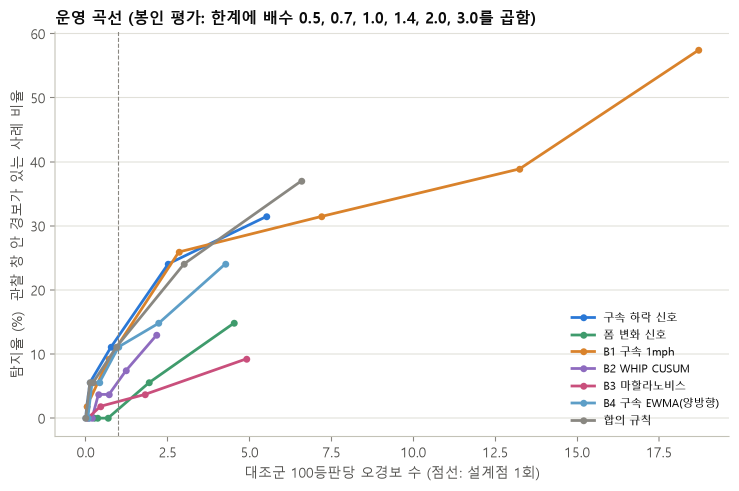
#> input picture reports/sealed/sealed_opcurve.png, 1478 x 981 px (shown at 1/2 size)
$ python -i scoresheet.py   (imports and definitions only)
#> lines starting #> are read from the running program, lines starting #| are printed output that depends on the picture; after the words box and inside, x2 and y2 are one past the last pixel; in counts of white or black regions, pixels touching at a corner belong together
"""고교 기록지 사진 판독: 격자 찾기 → 투구 표시 떼어 내기 → 공식 타석에 잇기 → 볼 비율·검산·'평소보다 볼이 많았던 등판'.

기록지는 KBSA 인쇄 양식 하나다. 기준 기록지(너비 1600px)에서 잰 양식 좌표:
  이닝 칸 왼쪽 경계 TL 13개(12회 오른쪽 포함), 투구 표시 띠 오른쪽 경계 TS = TL + 16 (12개), 타순 줄 높이 ROW_H.
띠 경계선(TS)은 타순 1~9줄에만 있다. 이 '16px 간격 선 쌍'과 '9줄 창'으로 사진마다 격자를 찾고, 줄·칸마다 가까운 선에 붙인다.
표기: 대시(\\ — /) = 볼, 작은 원 = 루킹 스트라이크, 빗금 원 = 헛스윙·타격, 세모 = 파울 (시범 31경기에서 타석 결과로 확인).
"""
from __future__ import annotations

from pathlib import Path

import cv2
import numpy as np
import pandas as pd
from scipy.ndimage import maximum_filter1d, uniform_filter1d

WIDTH = 1600
TL = np.array([299, 373, 447, 521, 594, 667, 741, 815, 889, 963, 1039, 1115, 1192], float)
TS = TL[:12] + 16.0
TX = np.sort(np.r_[TL, TS])                     # 25개: L1,S1,L2,S2,...,L12,S12,L13
ROW_H = 60.3
NAME_COL = (184, 291)                           # 이닝 1 왼쪽 이름 칸: 긴 세로선이 없어야 한다
FEATURES = ["w", "h", "area", "fill", "elong", "ang", "holes", "enclosed", "solidity", "aspect", "hr", "wr"]


# ---------- 사진 → 격자 ----------

# [4 lines left out: function load, not called in this run]


def line_masks(im: np.ndarray, k: int = 41) -> tuple[np.ndarray, np.ndarray]:
    """인쇄선: 어두운 화소 중 가로(세로)로 k px 이상 이어진 것."""
    g = cv2.cvtColor(im, cv2.COLOR_BGR2GRAY)
    d = cv2.adaptiveThreshold(g, 255, cv2.ADAPTIVE_THRESH_MEAN_C, cv2.THRESH_BINARY_INV, 31, 12)
    h = cv2.morphologyEx(d, cv2.MORPH_OPEN, cv2.getStructuringElement(cv2.MORPH_RECT, (k, 1)))
    v = cv2.morphologyEx(d, cv2.MORPH_OPEN, cv2.getStructuringElement(cv2.MORPH_RECT, (1, k)))
    return h, v


def deskew_angle(v: np.ndarray) -> float:
    n, lab, st, _ = cv2.connectedComponentsWithStats(v, 8)
    slopes = []
    for i in range(1, n):
        x, y, w, h, _ = st[i]
        if h < 300:
            continue
        ys, xs = np.nonzero(lab[y:y + h, x:x + w] == i)
        slopes.append(np.polyfit(ys, xs, 1)[0])
    return float(np.degrees(np.arctan(np.median(slopes)))) if slopes else 0.0


def rotate(img: np.ndarray, deg: float, border) -> np.ndarray:
    h, w = img.shape[:2]
    M = cv2.getRotationMatrix2D((w / 2, h / 2), -deg, 1.0)
    return cv2.warpAffine(img, M, (w, h), flags=cv2.INTER_LINEAR, borderValue=border)


def _name_penalty(colp: np.ndarray, a: float, bs: np.ndarray, W: int) -> np.ndarray:
    cs = np.r_[0, np.cumsum(colp)]
    lo = np.clip(np.round(a * NAME_COL[0]) + bs, 0, W).astype(int)
    hi = np.clip(np.round(a * NAME_COL[1]) + bs, 0, W).astype(int)
    return 3 * (cs[hi] - cs[lo])


def comb_x(v: np.ndarray) -> tuple[float, float, float, float]:
    """이닝 칸 세로선 25개를 빗으로 찾는다: x = a·TX + b. (a, b, 점수, ±30px 밖 최고 점수와의 차)."""
    H, W = v.shape
    band = v[int(.15 * H):int(.75 * H)]
    colp = band.sum(0).astype(float) / 255 / band.shape[0]
    colm = maximum_filter1d(colp, 5)
    bs = np.arange(-300, 301)

    def scores(a):
        idx = np.round(a * TX)[:, None] + bs[None, :]
        ok = (idx >= 0) & (idx < W)
        return np.where(ok, colm[np.clip(idx, 0, W - 1).astype(int)], 0).sum(0) - _name_penalty(colp, a, bs, W)

    best = (-np.inf, 1.0, 0.0)
    for a in np.arange(0.86, 1.141, 0.002):
        sc = scores(a)
        j = int(np.argmax(sc))
        if sc[j] > best[0]:
            best = (float(sc[j]), float(a), float(bs[j]))
    score, a, b = best
    sc = scores(a)
    far = np.abs(bs - b) > 30
    return a, b, score, score - float(sc[far].max())


def row_window(v: np.ndarray, h: np.ndarray, X: np.ndarray, a: float, spacing: tuple[float, float] = (0.96, 1.04)) -> tuple[int, int, float]:
    """띠 경계선이 있는 9줄 창: 안쪽의 띠 경계선 양은 많고 바로 위(머리 줄)·아래(10번째 줄)는 적은 곳. 위·아래는 가로선에 붙인다.
    spacing = 줄 간격 찾는 범위(가로 배율 a 대비). 세로로 늘어난 사진은 detect_grid 가 넓은 범위로 다시 찾는다."""
    H, W = v.shape
    r = np.zeros(H)
    for c in [int(round(x)) for x in X[1:24:2]]:
        r += v[:, max(0, c - 3):min(W, c + 4)].max(1).astype(float) / 255
    cs = np.r_[0, np.cumsum(r)]
    x0, x1 = int(X[0]) + 3, int(X[-1]) - 3
    hp = uniform_filter1d(h[:, x0:x1].sum(1).astype(float) / 255, 3)
    best = None
    for sp in np.arange(spacing[0], spacing[1] + 0.001, 0.01) * ROW_H * a:
        n = int(9 * sp); s1 = int(sp)
        tops = np.arange(s1, H - n - s1)
        if len(tops) == 0:
            continue
        sc = (cs[tops + n] - cs[tops]) / n - 0.5 * ((cs[tops] - cs[tops - s1]) / s1 + (cs[tops + n + s1] - cs[tops + n]) / s1)
        j = int(np.argmax(sc))
        if best is None or sc[j] > best[0]:
            best = (float(sc[j]), int(tops[j]), sp)
    score, top, sp = best

    def nearest_line(y):
        lo, hi = max(0, int(y) - 8), min(H, int(y) + 9)
        j = lo + int(np.argmax(hp[lo:hi]))
        return j if hp[j] >= 0.4 * (x1 - x0) else int(round(y))

    return nearest_line(top), nearest_line(top + 9 * sp), score


def snap(prof: np.ndarray, pred: np.ndarray, tol: int, min_val: float) -> tuple[np.ndarray, np.ndarray]:
    """예측 위치마다 ±tol 안에서 선(3px 합)이 가장 진한 곳으로. min_val 미만이면 예측 그대로."""
    out = np.array(pred, float).copy(); hit = np.zeros(len(pred), bool)
    sm = uniform_filter1d(np.asarray(prof, float), 3) * 3
    for i, x in enumerate(pred):
        lo, hi = int(max(0, round(x) - tol)), int(min(len(sm), round(x) + tol + 1))
        if hi > lo:
            j = lo + int(np.argmax(sm[lo:hi]))
            if sm[j] >= min_val:
                out[i], hit[i] = j, True
    return out, hit


def snap_chain(prof: np.ndarray, pred: np.ndarray, tol_frac: float = 0.2, min_frac: float = 0.3, width: float = 1.0,
               smooth: int = 5, fixed: tuple[np.ndarray, np.ndarray] | None = None) -> tuple[np.ndarray, np.ndarray]:
    """가로선을 위에서부터 차례로 찾는다 (2026-10-15): 다음 선 예측 = 앞에서 찾은 선 + 예측 간격, ±tol_frac×간격 안에서
    smooth줄로 부드럽게 한 단면(조금 기운 선도 잡힘)이 width×min_frac 이상인 가장 진한 곳. 못 찾으면 예측 그대로.
    사진이 휘거나 비스듬해 일부 구역 선이 등간격 예측에서 6px 넘게 벗어나던 것(영상 대조에서 칸이 줄 높이 15~20% 밀림)을 바로잡는다.
    fixed = (예전 snap 위치, 찾음 여부): 예전 방식이 찾은 선은 그대로 두고 못 찾은 선만 사슬로 찾는다(잘 맞던 장을 흔들지 않게).
    찾는 범위는 앞 선과 다음 고정 선에서 간격의 절반 넘게 떨어진 곳만 — 선이 겹치거나 순서가 뒤집히지 않게 (2026-10-15 전체 적용 때 4장)"""
    pred = np.asarray(pred, float); gaps = np.diff(pred)
    sm = uniform_filter1d(np.asarray(prof, float), smooth) * smooth
    out = pred.copy(); hit = np.zeros(len(pred), bool)
    for i in range(len(pred)):
        if fixed is not None and fixed[1][i]:
            out[i], hit[i] = fixed[0][i], True
            continue
        p = pred[i] if i == 0 or not hit[i - 1] else out[i - 1] + gaps[i - 1]
        tol = tol_frac * (gaps[i - 1] if i > 0 else gaps[0])
        lo, hi = int(max(0, round(p - tol))), int(min(len(sm), round(p + tol) + 1))
        if i > 0:
            lo = max(lo, int(np.ceil(out[i - 1] + 0.5 * gaps[i - 1])))
        if fixed is not None and i + 1 < len(pred) and fixed[1][i + 1]:
            hi = min(hi, int(np.floor(fixed[0][i + 1] - 0.5 * gaps[i])))
        if hi > lo:
            j = lo + int(np.argmax(sm[lo:hi]))
            if sm[j] >= min_frac * width:
                out[i], hit[i] = j, True
                continue
        out[i] = p
    return out, hit


GRID_CHAIN = __import__("os").environ.get("GRID_CHAIN", "1") == "1"                        # 2026-10-15 가로선 사슬 맞춤 (False면 예전 snap)


def detect_grid(im: np.ndarray) -> tuple[np.ndarray, dict]:
    """기울기를 바로잡은 사진과 격자: Xr[줄 0..8][25 세로선], Yc[칸 0..11][10 가로선]과 맞춤 품질."""
    h, v = line_masks(im)
    ang = deskew_angle(v)
    im = rotate(im, ang, (255, 255, 255)); h = rotate(h, ang, 0); v = rotate(v, ang, 0)
    a, b, score, margin = comb_x(v)
    X0 = a * TX + b
    def rows(top, bot):
        Y0 = top + np.arange(10) * (bot - top) / 9
        Yc = np.zeros((12, 10)); hy = []
        for k in range(12):
            xa, xb = int(X0[2 * k]) + 3, int(X0[2 * k + 2]) - 3
            pk = h[:, xa:xb].sum(1).astype(float) / 255
            Yc[k], ht = snap(pk, Y0, 6, 0.5 * (xb - xa))
            hy.append(ht.mean())                                      # 맞춤 품질은 예전 snap 기준 (사슬이 아래 간격 범위 재시도 판단을 바꾸지 않게)
            if GRID_CHAIN:
                yc, _ = snap_chain(pk, Y0, width=xb - xa, fixed=(Yc[k], ht))
                if np.diff(yc).min() >= 0.5 * np.diff(Y0).min():       # 줄 간격이 반 넘게 줄어든 결과는 버린다
                    Yc[k] = yc
        return Y0, Yc, float(np.mean(hy))

    top, bot, wscore = row_window(v, h, X0, a)
    Y0, Yc, hy = rows(top, bot)
    if hy < 0.6:                       # 가로선이 거의 안 맞음 = 사진이 세로로 늘거나 줄어 줄 간격이 다르다 → 넓은 간격 범위로 다시 (2026-10-09)
        t2, b2, _ = row_window(v, h, X0, a, spacing=(0.85, 1.20))
        y2, c2, hy2 = rows(t2, b2)
        if hy2 >= hy + 0.1:
            top, bot, Y0, Yc, hy = t2, b2, y2, c2, hy2
    Xr = np.zeros((9, 25)); hx = []
    for k in range(9):
        ya, yb = int(Y0[k]) + 4, int(Y0[k + 1]) - 4
        Xr[k], ht = snap(v[ya:yb].sum(0).astype(float) / 255, X0, 4, 0.5 * (yb - ya)); hx.append(ht.mean())
    return im, dict(angle=ang, a=a, b=b, score=score, margin=margin, top=top, bot=bot,
                    n_rows=int(round((bot - top) / (ROW_H * a))), Xr=Xr, Yc=Yc, hx=float(np.mean(hx)), hy=hy)


# [128 lines left out: functions strip_box, ink_mask, ink_joined, split_stack, _owned, cell_marks and 2 more, not called in this run]


def keep_relative(areas: pd.Series, frac: float = 0.25) -> pd.Series:
    """기록지 안에서 상대 크기로 티끌 거르기: 면적이 그 기록지 표시 면적 중앙값의 frac 미만이면 잡음."""
    return areas >= frac * float(np.median(areas))


# [19 lines left out: function shape_features, not called in this run]


def center_crop(gray: np.ndarray, cy: int, cx: int) -> np.ndarray:
    """표시 가운데 24x24 회색 그림 (가장자리는 복제)."""
    return cv2.copyMakeBorder(gray, 12, 12, 12, 12, cv2.BORDER_REPLICATE)[cy:cy + 24, cx:cx + 24].copy()


# ---------- 칸 ↔ 공식 타석 ----------

# [22 lines left out: functions cells_for, match_team, not called in this run]


# ---------- 볼 판정 입력 ----------

def shape_matrix(df: pd.DataFrame) -> np.ndarray:
    """모양만 쓰는 볼 판정 입력 (2026-10-08, 2차 모형): 모양 특징 12개 + 12x12 모양. 자른 조각과 합성 조각에도 같은 뜻을 갖는다."""
    return np.hstack([df[FEATURES].to_numpy(float), np.vstack(df["pix"].to_numpy()).astype(float)])


# [51 lines left out: functions ball_matrix, outing_table, implied_pitches, not called in this run]


READ_PA_COLUMNS = ["game_idx", "team", "number", "inning", "col", "cat", "ibb"]


# [73 lines left out: functions readings_from_labels, apply_readings, apply_sequences, usual_flags, not called in this run]


# ---------- 맞닿은 표시: 개수 세기·자르기 (2026-10-08) ----------
# 같은 기록지의 단독 표시를 위아래로 맞닿게 쌓은 합성 견본으로 '덩어리 = 표시 몇 개'를 가르친다(stack_marks).
# 특징은 모양 + 기록지 보통 표시 대비 크기 + 잉크·회색 농도 세로 단면(맞닿은 줄은 잉크가 옅다).

N_BINS = 16
N_COUNT_FEATURES = 14 + 2 * N_BINS + 144


def _resample(v, n: int = N_BINS) -> np.ndarray:
    v = np.asarray(v, float)
    return np.repeat(v, n) if len(v) == 1 else np.interp(np.linspace(0, len(v) - 1, n), np.arange(len(v)), v)


# [78 lines left out: functions _dark_profile, count_features, stack_marks, split_marks, holdout_split, not called in this run]

>>> import cv2
>>> picture = cv2.imread('../../reports/sealed/sealed_opcurve.png')
#> picture is the input picture: shape (981, 1478, 3); mean B, G, R 248.5, 248.8, 249.1
>>> result = detect_grid(picture)
#> in line_masks, `d = cv2.adaptiveThreshold(g, 255, cv2.ADAPTIVE_THRESH_MEAN_C, cv2.THRE..`:
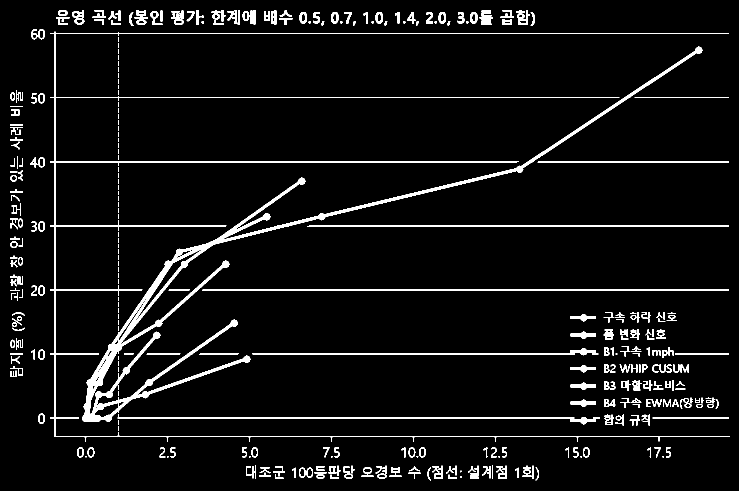
#> d: shape (981, 1478) (shown at 1/2 size); 5.2% white; 363 white regions (65 under 20 px), largest, box (x1, y1, x2, y2) and area: (164, 93, 1405, 844) 23816, (100, 63, 1459, 883) 12807, (404, 579, 1458, 581) 2107
#> in line_masks, `h = cv2.morphologyEx(d, cv2.MORPH_OPEN, cv2.getStructuringElement(cv2...`:
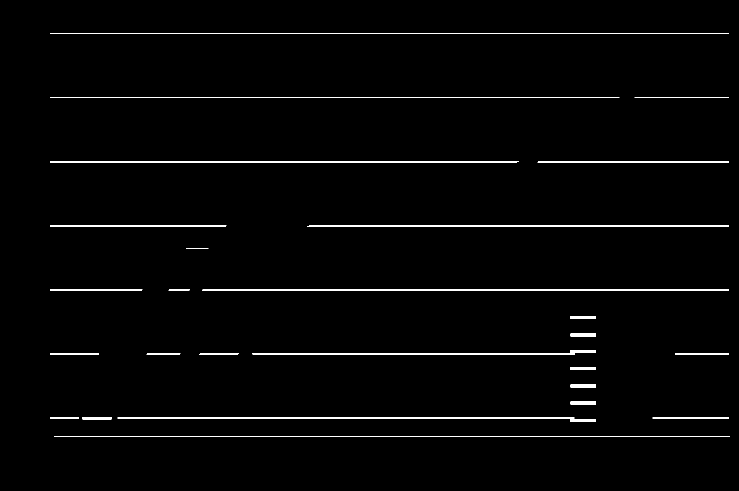
#> h: shape (981, 1478) (shown at 1/2 size); 1.5% white in thin lines or dots, all inside (x1, y1, x2, y2) = (100, 66, 1459, 874)
#> in line_masks, `v = cv2.morphologyEx(d, cv2.MORPH_OPEN, cv2.getStructuringElement(cv2...`:
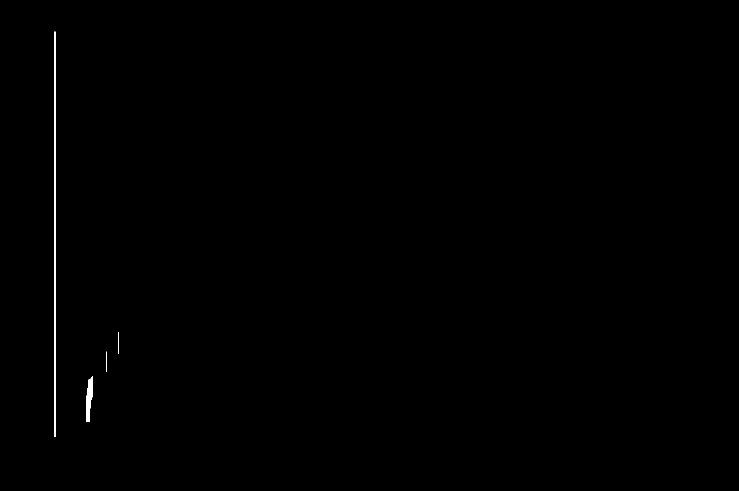
#> v: shape (981, 1478) (shown at 1/2 size); 0.18% white; 4 white regions, box (x1, y1, x2, y2) and area: (109, 63, 111, 874) 1622, (172, 752, 185, 844) 789, (236, 665, 238, 708) 86, (213, 703, 214, 744) 41
#> in deskew_angle, `n, lab, st, _ = cv2.connectedComponentsWithStats(v, 8)`: lab: shape (981, 1478) int32; 5 distinct labels, from 0 to 4
#> in deskew_angle, `n, lab, st, _ = cv2.connectedComponentsWithStats(v, 8)`: n = 5; st = [[0, 0, 1478, 981, 1447380], [109, 63, 2, 811, 1622], [236, 665, 2, 43, 86], [213, 703, 1, 41, 41], [172, 752, 13, 92, 789]]
#> the loop in deskew_angle, `for i in range(1, n):` made 4 passes
#> (x, y, w, h) on passes 1 to 4: (109, 63, 2, 811), (236, 665, 2, 43), (213, 703, 1, 41), (172, 752, 13, 92)
#> after the loop in deskew_angle, `for i in range(1, n):`: slopes = [3.91e-19]
#> in detect_grid, `ang = deskew_angle(v)`: ang = 2.24e-17
#> in rotate, `M = cv2.getRotationMatrix2D((w / 2, h / 2), -deg, 1.0)`: M = [[1, -3.91e-19, 1.92e-16], [3.91e-19, 1, -2.89e-16]]
#> in comb_x, `band = v[int(.15 * H):int(.75 * H)]`:
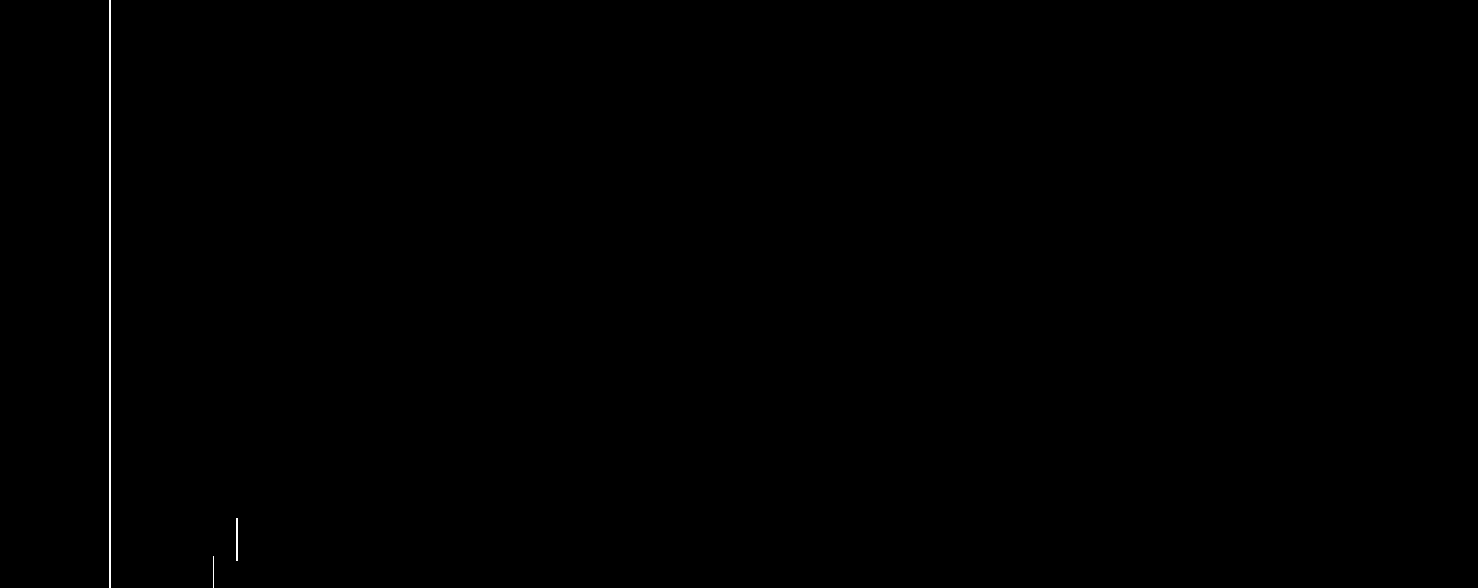
#> band: shape (588, 1478); 0.15% white in thin lines or dots, all inside (x1, y1, x2, y2) = (109, 0, 238, 588)
#> in comb_x, `colp = band.sum(0).astype(float) / 255 / band.shape[0]`: colp = 1478 values, max 1 at index 109, min 0 at index 0, mean 0.00149
#> in comb_x, `colm = maximum_filter1d(colp, 5)`: colm = 1478 values, max 1 at index 107, min 0 at index 0, mean 0.00454
#> in comb_x, `bs = np.arange(-300, 301)`: bs = 601 values from -300 to 300
#> in comb_x, `best = (-np.inf, 1.0, 0.0)`: best = (-inf, 1, 0)
#> the loop in comb_x, `for a in np.arange(0.86, 1.141, 0.002):` made 141 passes
#> (a, j, best) on pass 1: (0.86, 9, (1.07, 0.86, -291))
#> (a, j) on passes 2 to 7: (0.862, 8), (0.864, 7), (0.866, 6), (0.868, 5), (0.87, 4), (0.872, 3)
#> pass 1, in scores, `idx = np.round(a * TX)[:, None] + bs[None, :]`:
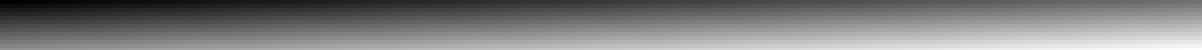
#> idx: shape (25, 601) float64 (shown 2 times larger); min -43, max 1325, mean 629.9; drawn with min black and max white
#> pass 1, in scores, `ok = (idx >= 0) & (idx < W)`:
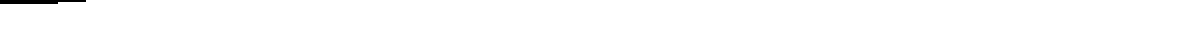
#> ok: shape (25, 601) bool (shown 2 times larger); 99.5% white; 1 black region, box (x1, y1, x2, y2) and area: (0, 0, 43, 2) 72
#> in comb_x, `score, a, b = best`: score = 1.07; a = 0.86; b = -291
#> in comb_x, `sc = scores(a)`: sc = 601 values, max 1.07 at index 9, min -6 at index 161, mean -0.939
#> in detect_grid, `a, b, score, margin = comb_x(v)`: a = 0.86; b = -291; score = 1.07; margin = 0
#> in detect_grid, `X0 = a * TX + b`: X0 = 25 values from -33.86 to 734.1
#> in row_window, `r = np.zeros(H)`: r = 981 values from 0 to 0
#> the loop in row_window, `for c in [int(round(x)) for x in X[1:24:2]]:` made 12 passes
#> c on passes 1 to 12: -20, 44, 107, 171, 234, 296, 360, 424, 487, 551, 616, 682
#> after the loop in row_window, `for c in [int(round(x)) for x in X[1:24:2]]:`: r = 981 values, max 3 at index 665, min 0 at index 0, mean 1.76
#> in row_window, `cs = np.r_[0, np.cumsum(r)]`: cs = 982 values from 0 to 1726
#> in row_window, `x0, x1 = int(X[0]) + 3, int(X[-1]) - 3`: x0 = -30; x1 = 731
#> in row_window, `hp = uniform_filter1d(h[:, x0:x1].sum(1).astype(float) / 255, 3)`: hp = 981 values from 0 to 0
#> the loop in row_window, `for sp in np.arange(spacing[0], spacing[1] + 0.001, 0.01) * ROW_H * a:` made 9 passes
#> (sp, n, s1, j, best) on pass 1: (49.78, 448, 49, 377, (1.23, 426, 49.78))
#> (sp, n, s1, j) on passes 2 to 7: (50.3, 452, 50, 372), (50.82, 457, 50, 367), (51.34, 462, 51, 361), (51.86, 466, 51, 357), (52.38, 471, 52, 351), (52.9, 476, 52, 346)
#> in row_window, `score, top, sp = best`: score = 1.23; top = 426; sp = 49.78
#> in nearest_line, `lo, hi = max(0, int(y) - 8), min(H, int(y) + 9)`: lo = 418; hi = 435
#> in nearest_line, `j = lo + int(np.argmax(hp[lo:hi]))`: j = 418
#> in detect_grid, `top, bot, wscore = row_window(v, h, X0, a)`: top = 426; bot = 874; wscore = 1.23
#> in rows, `Y0 = top + np.arange(10) * (bot - top) / 9`: Y0 = [426, 475.8, 525.6, 575.3, 625.1, 674.9, 724.7, 774.4, 824.2, 874]
#> the loop in rows, `for k in range(12):` made 12 passes
#> (xa, xb) on passes 1 to 12: (-30, 26), (32, 90), (96, 154), (160, 216), (222, 279), (285, 343), (349, 406), (412, 470), (476, 534), (540, 599), (605, 664), (670, 731)
#> after the loop in rows, `for k in range(12):`: hy = [0, 0, 0.2, 0.2, 0.2, 0.1, 0.2, 0.2, 0.2, 0.2, 0.2, 0.2]
#> in detect_grid, `Y0, Yc, hy = rows(top, bot)`: hy = 0.158
#> the loop in row_window (call 2), `for c in [int(round(x)) for x in X[1:24:2]]:` made 12 passes
#> the loop in row_window (call 2), `for sp in np.arange(spacing[0], spacing[1] + 0.001, 0.01) * ROW_H * a:` made 36 passes
#> (sp, n, s1, j, best) on pass 1: (44.08, 396, 44, 434, (1.26, 478, 44.08))
#> (sp, n, s1, j) on passes 2 to 7: (44.6, 401, 44, 429), (45.12, 406, 45, 423), (45.64, 410, 45, 419), (46.15, 415, 46, 413), (46.67, 420, 46, 408), (47.19, 424, 47, 403)
#> in detect_grid, `t2, b2, _ = row_window(v, h, X0, a, spacing=(0.85, 1.20))`: t2 = 478; b2 = 875
#> the loop in rows (call 2), `for k in range(12):` made 12 passes
#> in detect_grid, `y2, c2, hy2 = rows(t2, b2)`: y2 = [478, 522.1, 566.2, 610.3, 654.4, 698.6, 742.7, 786.8, 830.9, 875]; hy2 = 0.167
#> the loop in detect_grid, `for k in range(9):` made 9 passes
#> (ya, yb) on passes 1 to 9: (430, 471), (479, 521), (529, 571), (579, 621), (629, 670), (678, 720), (728, 770), (778, 820), (828, 870)
#> after the loop in detect_grid, `for k in range(9):`: hx = [0.04, 0.04, 0.04, 0.04, 0.04, 0.08, 0.04, 0.08, 0.08]
